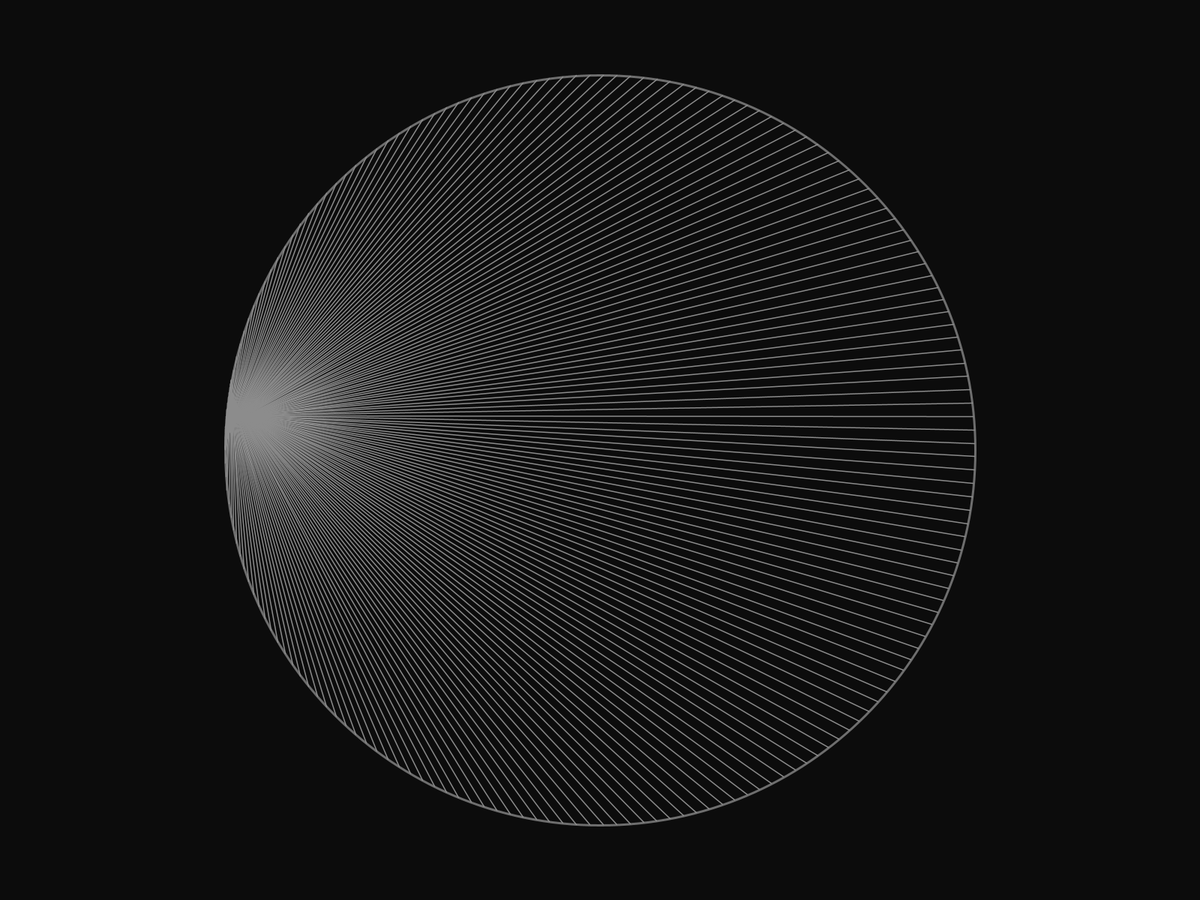
Frame 1 (no input)
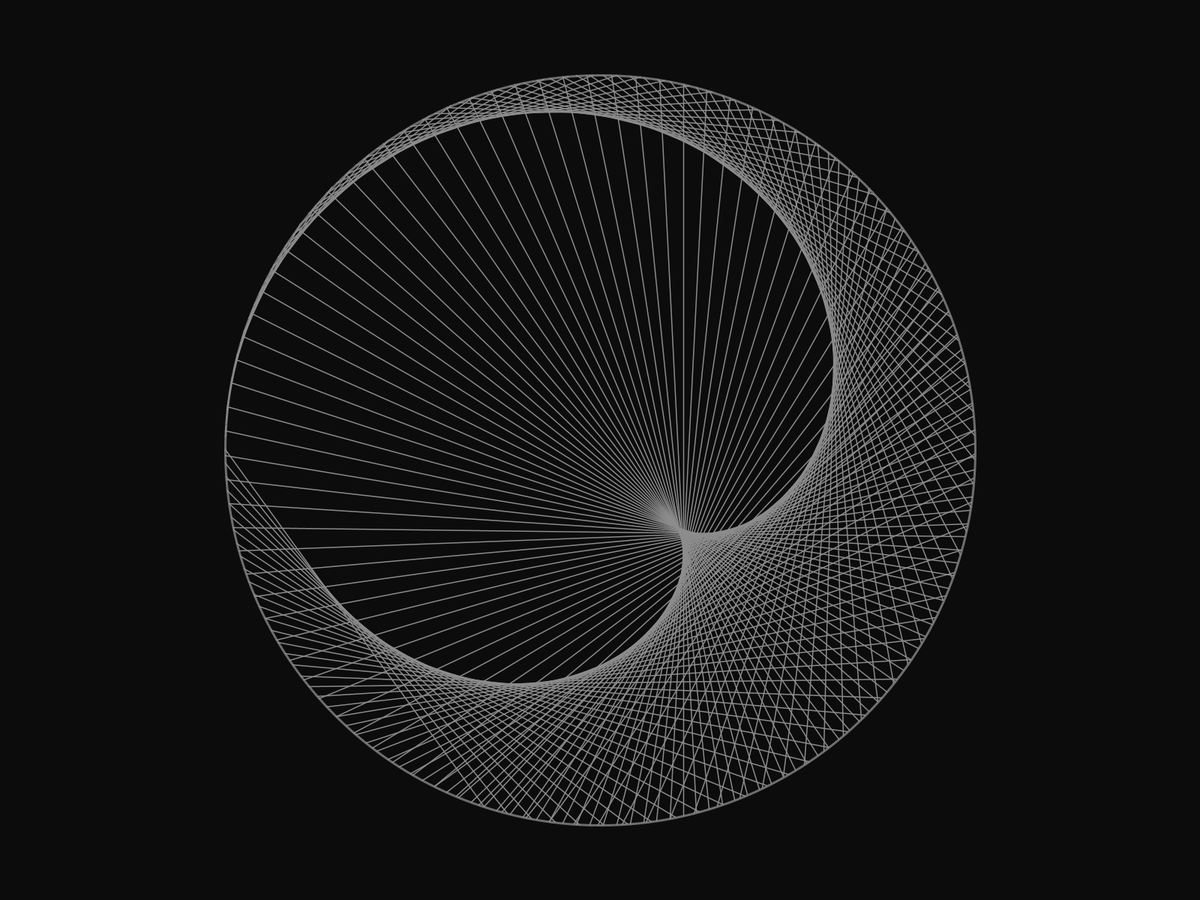
Frame 60 (the mouse pressed at the canvas centre just before this capture)
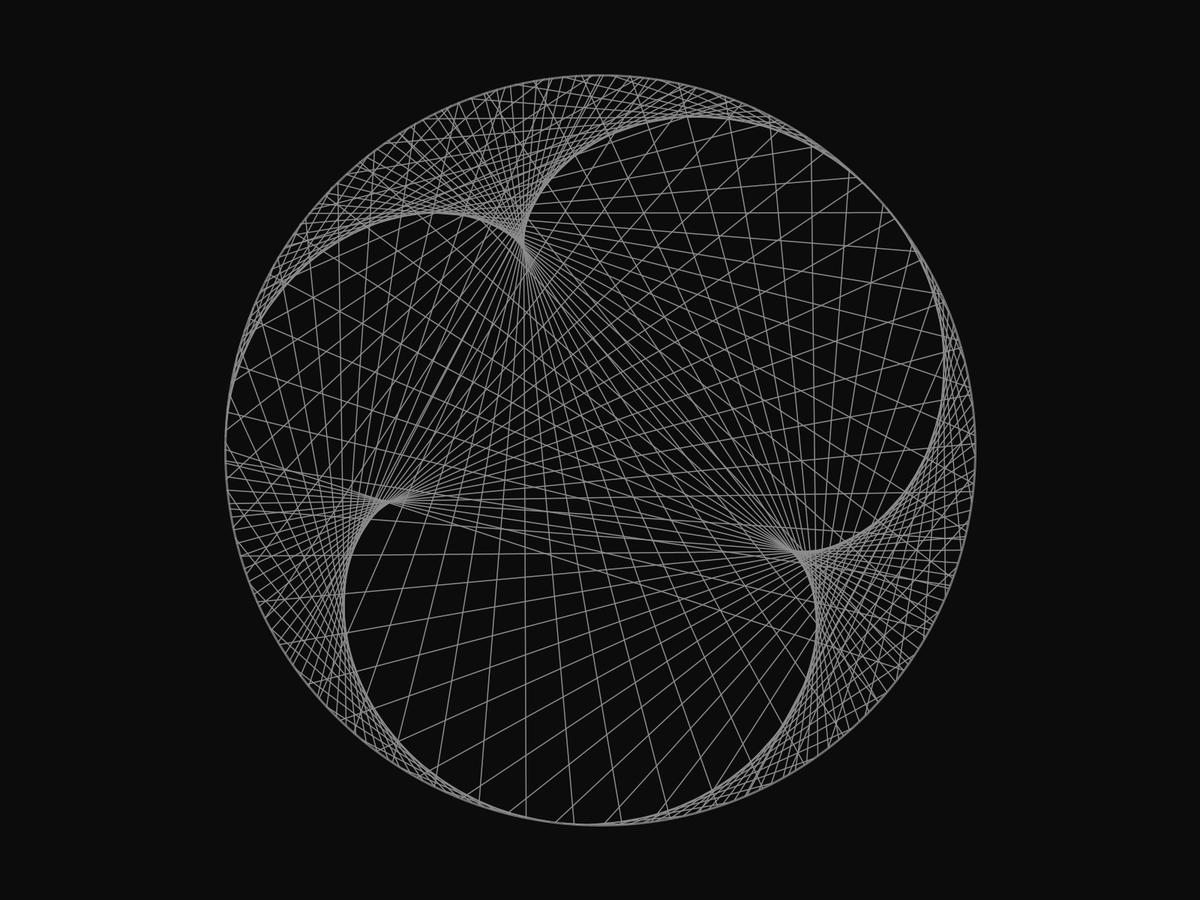
Frame 120 (the mouse held since frame 60 and released just before this capture)

The Processing sketch that drew these frames (run headless with seeded random() and noise(); from frame 60 on, the mouse is pressed at the canvas centre):

// Processing sketch: Cardioid
// ── Cardioid.pde
/*
   Viraj Bhartiya
   Code Freak
   Cardioid
   
*/

float r;
float factor = 0;

void setup() {
  fullScreen();
  r = height/2 - 100;
  frameRate(99999999);
  colorMode(HSB);
}

PVector getVector(float index, float total) {
  float angle = map(index % total, 0, total, 0, TWO_PI);
  PVector v = PVector.fromAngle(angle + PI);
  v.mult(r);
  return v;
}

void draw() {
  background(12);
  int total = 175;
  factor += 0.03 ; 
  
  
  translate(width/2, height/2);
  stroke(110);
  strokeWeight(3);
  noFill();
  ellipse(0, 0, r*2,r*2);
  strokeWeight(1.5);
  
  for (int i = 0; i <= total; i++) {
    PVector a = getVector(i, total);
    PVector b = getVector(i * factor, total);
    stroke(140);
    line(a.x, a.y, b.x, b.y);
  }
}




/*
float r;
float factor = 0;

void setup() {
  fullScreen();
  r = height/2 - 100;
  frameRate(999999999);
  colorMode(RGB);
}

PVector getVector(float index, float total) {
  float angle = map(index % total, 0, total, 0, TWO_PI);
  PVector v = PVector.fromAngle(angle + PI);
  v.mult(r);
  return v;
}

void draw() {
  background(255,50);
  int total = 200;
  factor += 0.1;

  translate(width/2, height/2);
  stroke(25);
  strokeWeight(2);
  noFill();
  ellipse(0, 0, r*2,r*2);
  
  strokeWeight(2);
  for (int i = 0; i <= total; i++) {
    PVector a = getVector(i, total);
    PVector b = getVector(i * factor, total);
    line(a.x, a.y, b.x, b.y);
  }
}
*/
